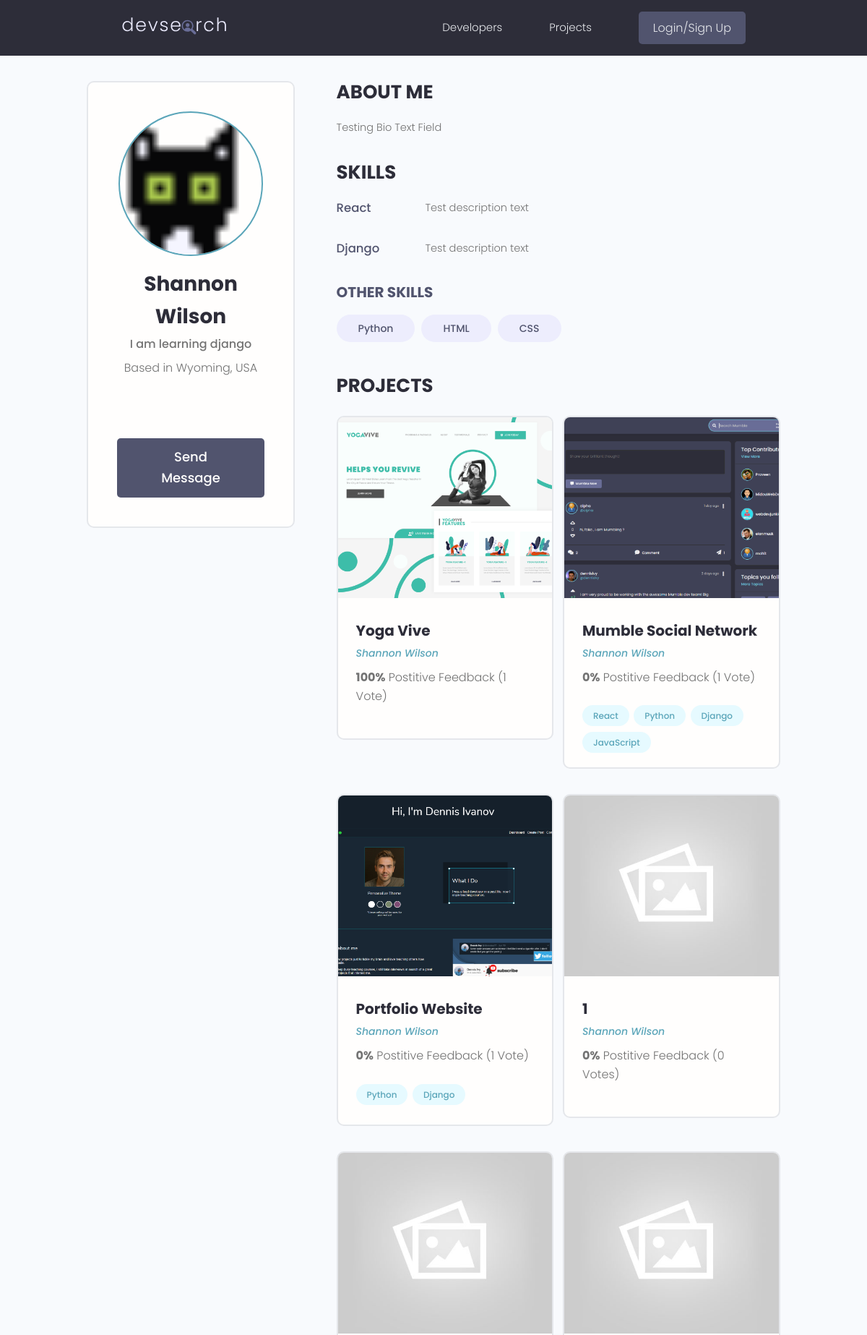
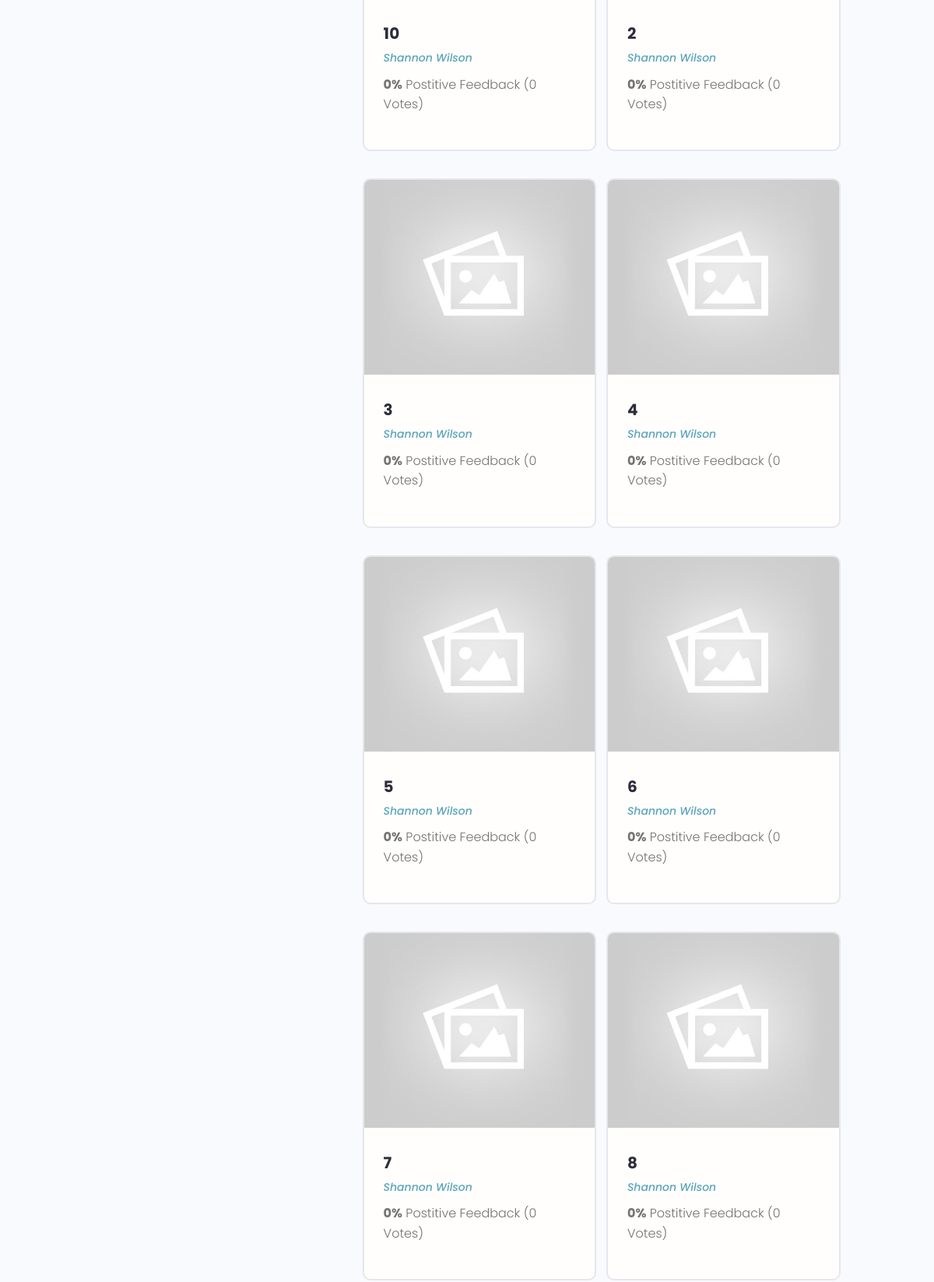
The page /profile/8029397b-ef8e-40e4-b7e1-5930980239b9/ (upper part) on the database its author committed (2 pictures, top to bottom).
### users/models.py (models this page shows, shortened)
class Profile(models.Model):
    user = models.OneToOneField(User, on_delete=models.CASCADE, null=True, blank=True)
    name = models.CharField(max_length=200, blank=True, null=True)
    username = models.CharField(max_length=200, blank=True, null=True)
    location = models.CharField(max_length=200, blank=True, null=True)
    email = models.EmailField(max_length=500, blank=True, null=True)
    short_intro = models.CharField(max_length=200, blank=True, null=True)
    bio = models.TextField(blank=True, null=True)
    profile_image = models.ImageField(null=True, blank=True, upload_to='profiles/', default="profiles/user-default.png")
    social_github = models.CharField(max_length=200, blank=True, null=True)
    social_twitter = models.CharField(max_length=200, blank=True, null=True)
    social_linkedin = models.CharField(max_length=200, blank=True, null=True)
    social_youtube = models.CharField(max_length=200, blank=True, null=True)
    social_website = models.CharField(max_length=200, blank=True, null=True)
    created = models.DateTimeField(auto_now_add=True)
    id = models.UUIDField(default=uuid.uuid4, unique=True, primary_key=True, editable=False)

class Skill(models.Model):
    owner = models.ForeignKey(Profile, on_delete=CASCADE, null=True, blank=True)
    name = CharField(max_length=200, blank=True, null=True)
    description = models.TextField(null=True, blank=True)
    created = models.DateTimeField(auto_now_add=True)
    id = models.UUIDField(default=uuid.uuid4, unique=True, primary_key=True, editable=False)

### projects/models.py (models this page shows, shortened)
class Project(models.Model):
    owner = models.ForeignKey(Profile, null=True, blank=True, on_delete=models.SET_NULL)
    title = models.CharField(max_length=200)
    description = models.TextField(null=True, blank=True)
    featured_image = models.ImageField(
        null=True, blank=True, default="default.jpg")
    demo_link = models.CharField(max_length=2000, null=True, blank=True)
    source_link = models.CharField(max_length=2000, null=True, blank=True)
    tags = models.ManyToManyField('Tag', blank=True)
    vote_total = models.IntegerField(default=0, null=True, blank=True)
    vote_ratio = models.IntegerField(default=0, null=True, blank=True)
    created = models.DateTimeField(auto_now_add=True)
    id = models.UUIDField(default=uuid.uuid4, unique=True, primary_key=True, editable=False)
    class Meta:
        ordering = ['-vote_ratio', '-vote_total', 'title']

class Tag(models.Model):
    name = models.CharField(max_length=200)
    created = models.DateTimeField(auto_now_add=True)
    id = models.UUIDField(default=uuid.uuid4, unique=True, primary_key=True, editable=False)
    def __str__(self):
        return self.name

### users/views.py (the view)
# urls.py: path('profile/<str:pk>/', views.userProfile, name="user-profile"),
def userProfile(request, pk):
    profile = Profile.objects.get(id=pk)
    topSkills = profile.skill_set.exclude(description__exact="")
    otherSkills = profile.skill_set.filter(description="")
    context = {'profile':profile, 'topSkills':topSkills, 'otherSkills':otherSkills}
    return render(request, 'users/user-profile.html', context)

### users/templates/users/user-profile.html (shortened to what this page needs)
{% extends 'main.html' %}
{% block content %}
<main class="profile my-md">
    <div class="container">
      <div class="layout">
        <div class="column column--1of3">
          <div class="card text-center">
            <div class="card__body dev">
              <img class="avatar avatar--xl" src="{{ profile.profile_image.url }}" />
              <h2 class="dev__name">{{profile.name}}</h2>
              <p class="dev__title">{{profile.short_intro}}</p>
              <p class="dev__location">Based in {{profile.location}}</p>
              <ul class="dev__social">
              </ul>
              {% if request.user.profile.id != profile.id %}
              <a href="{% url 'create-message' profile.id %}" class="btn btn--sub btn--lg">Send Message </a>
              {% endif %}
            </div>
          </div>
        </div>
        <div class="column column--2of3">
          <div class="devInfo">
            <h3 class="devInfo__title">About Me</h3>
            <p class="devInfo__about">{{profile.bio}}</p>
          </div>
          <div class="devInfo">
            <h3 class="devInfo__title">Skills</h3>
            <div class="devInfo__skills">
              {% for skill in topSkills %}
              <div class="devSkill">
                <h4 class="devSkill__title">{{skill.name}}</h4>
                <p class="devSkill__info">{{skill.description}}</p>
              </div>
              {% endfor %}
              <h3 class="devInfo__subtitle">Other Skills</h3>
              <div class="devInfo__otherSkills">
                {% for skill in otherSkills %}
                <span class="tag tag--pill tag--sub tag--lg">
                  <small>{{skill.name}}</small>
                </span>
                {% endfor %}
              </div>
            </div>
          </div>
          <div class="devInfo">
            <h3 class="devInfo__title">Projects</h3>
            <div class="grid grid--two">
              {% for project in profile.project_set.all %}
              <div class="column">
                <div class="card project">
                  <a href="{% url 'project' project.id %} " class="project">
                    <img class="project__thumbnail" src="{{project.featured_image.url}}" alt="project thumbnail" />
                    <div class="card__body">
                      <h3 class="project__title">{{project.title}}</h3>
                      <p><a class="project__author" href="{% url 'user-profile' profile.id %}">{{project.owner.name}}</a></p>
                      <p class="project--rating">
                        <span style="font-weight: bold;">{{project.vote_ratio}}%</span> Postitive
                        Feedback ({{project.vote_total}} Vote{{project.vote_total|pluralize:"s"}})
                      </p>
                      <div class="project__tags">
                        {% for tag in project.tags.all %}
                        <span class="tag tag--pill tag--main">
                          <small>{{tag}}</small>
                        </span>
                        {% endfor %}
                      </div>
                    </div>
                  </a>
                </div>
              </div>
              {% endfor %}
            </div>
          </div>
        </div>
      </div>
    </div>
  </main>
{% endblock content %}

### static/styles/app.css (style rules this page uses)
:root { --color-sub: #2d2d39; }
.btn--sub { background-color: var(--color-sub-light); }
.card { border: 2px solid var(--color-light); }
img { width: 100%; }
.profile .card > .dev { padding: 4rem; }
.dev__name { color: var(--color-sub); font-size: 2.8rem; font-weight: 700; margin-top: 1rem; margin-bottom: 0.5rem; }
.dev__title { font-size: 1.6rem; font-weight: 500; line-height: 1.3; }
.dev__location { margin-top: 1rem; }
.dev__social { margin: 3rem 0; list-style: none; display: flex; justify-content: center; gap: 1.5rem; }
.devInfo { margin-bottom: 3rem; }
.devInfo__title, .devInfo__subtitle { font-size: 2.6rem; color: var(--color-sub); text-transform: uppercase; font-weight: 700; margin-bottom: 1.5rem; }
.devInfo__subtitle { font-size: 2rem; color: var(--color-sub-light); }
.devInfo__about, .devSkill__info { font-size: 1.45rem; line-height: 1.7; text-align: justify; }
.devSkill { margin-bottom: 3rem; }
.devSkill__title { font-size: 1.65rem; font-weight: 500; color: var(--color-sub-light); }
@media screen and (min-width: 700px) { .devSkill { display: flex; justify-content: space-between; gap: 3rem; } }
@media screen and (min-width: 700px) { .devSkill__info { flex-basis: 80%; } }
.project__author { font-size: 1.4rem; font-style: italic; }
.project--rating { margin-bottom: 1.6em; margin-top: .5em; }
.project__thumbnail { height: 25rem; object-fit: cover; object-position: top center; }
.project__title { font-size: 2rem; font-weight: 700; color: var(--color-sub); }

### static/uikit/styles/modules/_variables.css (style rules this page uses)
:root { --color-main: #5aa5b9; --color-main-light: #e6faff; --color-sub: #3f4156; --color-sub-light: #51546e; --color-sub-lighter: #ededfd; --color-text: #737373; --color-gray: #8b8b8b; --color-light: #e5e7eb; --color-light-gray: #767676; --color-bg: #f8fafd; --color-white: #fffefd; --color-white-light: #f3f3f3; --color-success: #359e64; --color-success-bg: #def8e8; --color-error: #fc4b0b; --color-error-bg: #fff2ee; --font-base: 'Poppins', arial, helvetica, 'Segoe UI', roboto, ubuntu, sans-serif; --font-monospace: 'Fira Code', 'Courier New', courier, monospace; --font-regular: 300; --font-medium: 500; --font-bold: 700; --generic-shadow: 1px 1px 5px #00000010; --generic-transition: all 0.3s ease-in-out; }

### static/uikit/styles/modules/_base.css (style rules this page uses)
* { margin: 0; padding: 0; box-sizing: border-box; text-rendering: optimizeLegibility; color: inherit; font-size: inherit; }
html { font-size: 50%; }
@media only screen and (min-width: 480px) { html { font-size: 56.25%; } }
@media only screen and (min-width: 1200px) { html { font-size: 62.5%; } }
body { line-height: 1.6; font-weight: 400; font-size: 1.5rem; color: var(--color-text); background-color: var(--color-bg); min-height: 100vh; }

### static/uikit/styles/modules/_typography.css (style rules this page uses)
* { font-family: var(--font-base); }
h2 { font-size: 3.6rem; font-weight: var(--font-bold); }
h3 { font-size: 3.2rem; font-weight: var(--font-medium); }
h4 { font-size: 2.8rem; font-weight: var(--font-medium); }
p, span, strong { font-size: 1.6rem; color: var(--color-text); font-weight: var(--font-regular); }
a { padding-bottom: 2px; text-decoration: none; display: inline-block; color: var(--color-main); font-weight: var(--font-medium); }

### static/uikit/styles/modules/_utilities.css (style rules this page uses)
.container { width: 92%; max-width: 165rem; margin: 0 auto; box-sizing: border-box; }
@media screen and (min-width: 1000px) { .container { width: 90%; } }
@media screen and (min-width: 1200px) { .container { width: 80%; } }
.text-center { text-align: center; }
.my-md { margin: 3rem auto; }

### static/uikit/styles/modules/_avatar.css (style rules this page uses)
.avatar { border-radius: 50%; border: 2px solid var(--color-main); object-fit: cover; }
.avatar--xl { height: 20rem; width: 20rem; }

### static/uikit/styles/modules/_button.css (style rules this page uses)
.btn { display: inline-block; position: relative; cursor: pointer; background-color: var(--color-light); font-weight: var(--font-medium); color: var(--color-sub); text-decoration: none; padding: 1rem 2rem; border-radius: 0.5rem; border: none; width: -webkit-fit-content; width: -moz-fit-content; width: fit-content; height: -webkit-fit-content; height: -moz-fit-content; height: fit-content; font-size: 1.6rem; outline-width: 0; outline-color: transparent; -webkit-backface-visibility: hidden; backface-visibility: hidden; transition: all 0.3s ease-in-out; }
.btn--sub { background-color: var(--color-sub); color: var(--color-white); }
.btn--lg { font-size: 1.8rem; padding: 1.2rem 4.5rem; }

### static/uikit/styles/modules/_card.css (style rules this page uses)
.card { border-radius: 1rem; background-color: var(--color-white); border: 1.5px solid var(--color-light); width: auto; height: auto; margin-top: 0.5rem; margin-bottom: 0.5rem; overflow: hidden; }
.card__body, .card__header { padding: 2rem 2.5rem; }

### rows shown on the page
Profile: profile_image (picture), name "Shannon Wilson", short_intro "I am learning django", location "Wyoming, USA", bio "Testing Bio Text Field"
Skill: name "React", description "Test description text"
Skill: name "Django", description "Test description text"
Skill: name "Python"
Skill: name "HTML"
Skill: name "CSS"
Project: featured_image (picture), title "Yoga Vive", owner.name "Shannon Wilson", vote_ratio "100", vote_total "1"
Project: featured_image (picture), title "Mumble Social Network", owner.name "Shannon Wilson", vote_ratio "0", vote_total "1"
Tag: name "React"
Tag: name "Python"
Tag: name "Django"
Tag: name "JavaScript"
Project: featured_image (picture), title "Portfolio Website", owner.name "Shannon Wilson", vote_ratio "0", vote_total "1"
Project: featured_image (placeholder picture), title "1", owner.name "Shannon Wilson", vote_ratio "0", vote_total "0"
Project: featured_image (placeholder picture), title "10", owner.name "Shannon Wilson", vote_ratio "0", vote_total "0"
Project: featured_image (placeholder picture), title "2", owner.name "Shannon Wilson", vote_ratio "0", vote_total "0"
Project: featured_image (placeholder picture), title "3", owner.name "Shannon Wilson", vote_ratio "0", vote_total "0"
Project: featured_image (placeholder picture), title "4", owner.name "Shannon Wilson", vote_ratio "0", vote_total "0"
Project: featured_image (placeholder picture), title "5", owner.name "Shannon Wilson", vote_ratio "0", vote_total "0"
Project: featured_image (placeholder picture), title "6", owner.name "Shannon Wilson", vote_ratio "0", vote_total "0"
Project: featured_image (placeholder picture), title "7", owner.name "Shannon Wilson", vote_ratio "0", vote_total "0"
Project: featured_image (placeholder picture), title "8", owner.name "Shannon Wilson", vote_ratio "0", vote_total "0"
